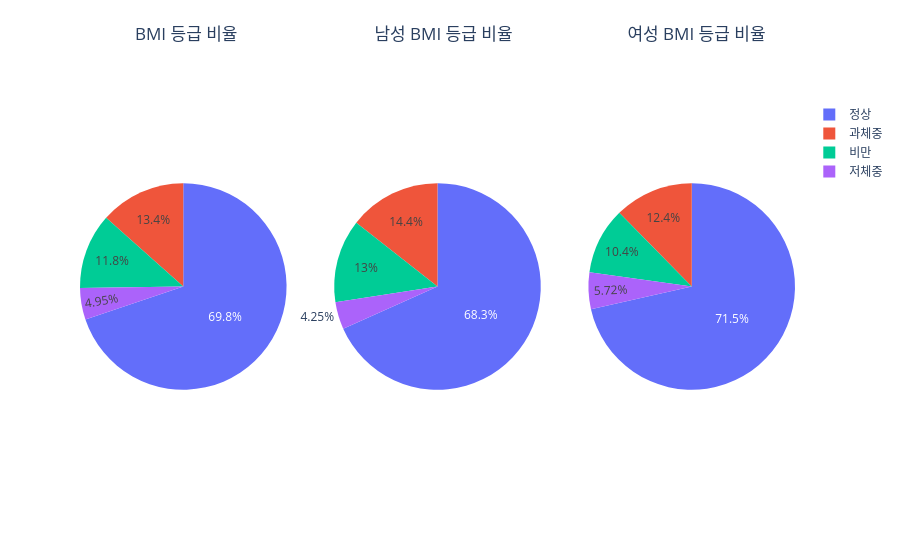

This figure's notebook cell:
### Code cell
from plotly.subplots import make_subplots
import plotly.graph_objects as go

fig = make_subplots(rows=1, cols=3, specs=[[{'type':'domain'}, {'type':'domain'}, {'type':'domain'}]])

# BMI 등급에 대한 데이터
health_grade = health_drop_ele["bmi_등급"].value_counts()

# 첫 번째 그래프에 BMI 등급 비율을 추가합니다.
fig.add_trace(go.Pie(labels=health_grade.index, values=health_grade, name="BMI 등급 비율"),
              row=1, col=1)

# 남성과 여성에 대한 데이터를 분리합니다.
health_grade_M = health_drop_ele[health_drop_ele["성별"] == "남"]
health_grade_W = health_drop_ele[health_drop_ele["성별"] == "여"]

# 두 번째 그래프에 남성 BMI 등급 비율을 추가합니다.
fig.add_trace(go.Pie(labels=health_grade_M["bmi_등급"].value_counts().index,
                     values=health_grade_M["bmi_등급"].value_counts(), name="남성 BMI 등급 비율"),
              row=1, col=2)

# 세 번째 그래프에 여성 BMI 등급 비율을 추가합니다.
fig.add_trace(go.Pie(labels=health_grade_W["bmi_등급"].value_counts().index,
                     values=health_grade_W["bmi_등급"].value_counts(), name="여성 BMI 등급 비율"),
              row=1, col=3)
fig.update_layout( 
    title_text=" BMI 등급 비율                               남성 BMI 등급 비율                          여성 BMI 등급 비율",title_x=0.15, title_y=0.95,
    )   
# 그래프를 표시합니다.
fig.show()

### Figure 1 — Plotly figure (JSON) as saved in the notebook; plotly's stock layout.template omitted (floating-point values rounded to 4 significant figures)
{"data": [{"domain": {"x": [0, 0.2889], "y": [0, 1]}, "labels": ["정상", "과체중", "비만", "저체중"], "name": "BMI 등급 비율", "type": "pie", "values": [3327, 640, 562, 236]}, {"domain": {"x": [0.3556, 0.6444], "y": [0, 1]}, "labels": ["정상", "과체중", "비만", "저체중"], "name": "남성 BMI 등급 비율", "type": "pie", "values": [1703, 359, 325, 106]}, {"domain": {"x": [0.7111, 1], "y": [0, 1]}, "labels": ["정상", "과체중", "비만", "저체중"], "name": "여성 BMI 등급 비율", "type": "pie", "values": [1624, 281, 237, 130]}], "layout": {"autosize": true, "title": {"text": " BMI 등급 비율                               남성 BMI 등급 비율                          여성 BMI 등급 비율", "x": 0.15, "y": 0.95}}}
